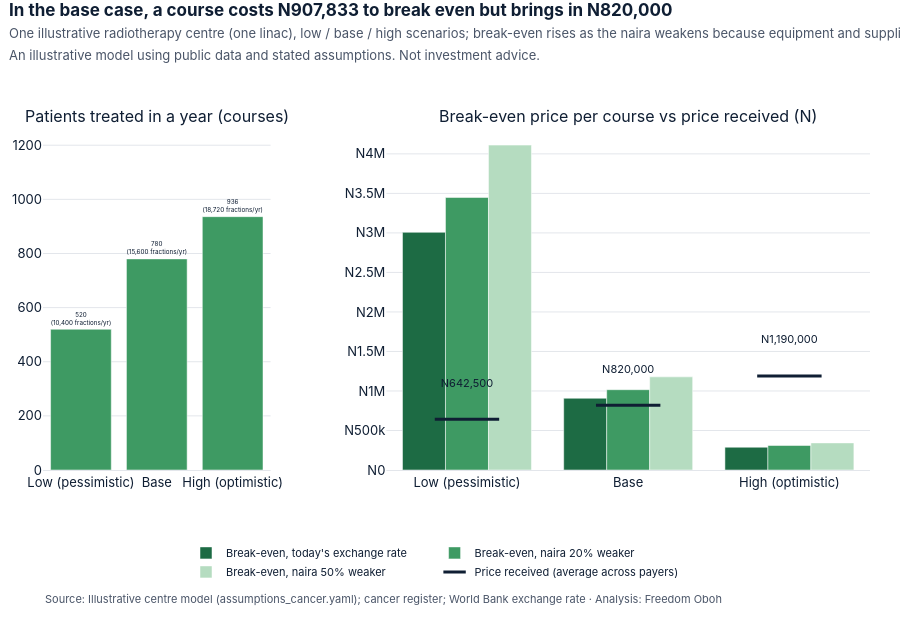

Source (notebook cell):
### Markdown cell above
## 5. Results: low / base / high, and a weaker naira

### Code cell
sc = pd.read_csv(P / "centre_model_cancer_scenarios.csv")
charts.centre_scenarios(sc).show()
b = sc[(sc.scenario == "base") & (sc.naira_shock == 0)].iloc[0]
print(f"Base case: {b.patients_treated:,.0f} patients a year ({b.sessions_per_year:,.0f} fractions), "
      f"{b.capacity_used:.0%} of slots used.")
print(f"Price received N{b.average_price_per_course_ngn:,.0f} a course; break-even N{b.breakeven_price_per_course_ngn:,.0f}.")
v = b.net_cash_per_year_ngn
print(f"Net cash a year: {'−' if v < 0 else ''}N{abs(v) / 1e6:,.0f}m; set-up capital N{b.setup_capital_ngn / 1e9:,.2f}bn.")

### Figure 1 — Plotly figure (JSON) as saved in the notebook; plotly's stock layout.template omitted (floating-point values rounded to 4 significant figures)
{"data": [{"cliponaxis": false, "hovertemplate": "%{x}: %{y:.0f} patients<extra></extra>", "marker": {"color": "#3E9A63"}, "showlegend": false, "text": ["520<br>(10,400 fractions/yr)", "780<br>(15,600 fractions/yr)", "936<br>(18,720 fractions/yr)"], "textposition": "outside", "type": "bar", "x": ["Low (pessimistic)", "Base", "High (optimistic)"], "xaxis": "x", "y": [520.0, 780.0, 936.0], "yaxis": "y"}, {"hovertemplate": "%{x}: N%{y:,.0f}<extra>Break-even, today's exchange rate</extra>", "marker": {"color": "#1D6B44"}, "name": "Break-even, today's exchange rate", "type": "bar", "x": ["Low (pessimistic)", "Base", "High (optimistic)"], "xaxis": "x2", "y": [3007000.0, 907800.0, 288300.0], "yaxis": "y2"}, {"hovertemplate": "%{x}: N%{y:,.0f}<extra>Break-even, naira 20% weaker</extra>", "marker": {"color": "#3E9A63"}, "name": "Break-even, naira 20% weaker", "type": "bar", "x": ["Low (pessimistic)", "Base", "High (optimistic)"], "xaxis": "x2", "y": [3449000.0, 1016000.0, 310200.0], "yaxis": "y2"}, {"hovertemplate": "%{x}: N%{y:,.0f}<extra>Break-even, naira 50% weaker</extra>", "marker": {"color": "#B5DCC0"}, "name": "Break-even, naira 50% weaker", "type": "bar", "x": ["Low (pessimistic)", "Base", "High (optimistic)"], "xaxis": "x2", "y": [4111000.0, 1178000.0, 343000.0], "yaxis": "y2"}, {"cliponaxis": false, "hovertemplate": "%{x}: N%{y:,.0f} received<extra></extra>", "marker": {"color": "#0F1E33", "line": {"width": 3}, "size": 46, "symbol": "line-ew-open"}, "mode": "markers+text", "name": "Price received (average across payers)", "text": ["N642,500", "N820,000", "N1,190,000"], "textfont": {"color": "#0F1E33", "size": 11}, "textposition": "top center", "type": "scatter", "x": ["Low (pessimistic)", "Base", "High (optimistic)"], "xaxis": "x2", "y": [642500.0, 820000.0, 1190000.0], "yaxis": "y2"}], "layout": {"annotations": [{"font": {"size": 16}, "showarrow": false, "text": "Patients treated in a year (courses)", "x": 0.1376, "xanchor": "center", "xref": "paper", "y": 1.0, "yanchor": "bottom", "yref": "paper"}, {"font": {"size": 16}, "showarrow": false, "text": "Break-even price per course vs price received (N)", "x": 0.7076, "xanchor": "center", "xref": "paper", "y": 1.0, "yanchor": "bottom", "yref": "paper"}, {"font": {"color": "#4A5568", "size": 11}, "showarrow": false, "text": "Source: Illustrative centre model (assumptions_cancer.yaml); cancer register; World Bank exchange rate · Analysis: Freedom Oboh", "x": 0, "xanchor": "left", "xref": "paper", "y": 0, "yanchor": "top", "yref": "paper", "yshift": -120}], "barmode": "group", "font": {"color": "#0F1E33", "family": "Inter, Segoe UI, Arial, sans-serif", "size": 13}, "height": 640, "hoverlabel": {"bgcolor": "white", "font": {"color": "#0F1E33"}}, "legend": {"font": {"size": 11}, "orientation": "h", "title": {}, "x": 0.25, "y": -0.2}, "margin": {"b": 170, "l": 20, "r": 30, "t": 128}, "paper_bgcolor": "white", "plot_bgcolor": "white", "showlegend": true, "title": {"font": {"size": 17}, "pad": {"t": 16}, "text": "<b>In the base case, a course costs N907,833 to break even but brings in N820,000</b><br><span style='font-size:13px;color:#4A5568'>One illustrative radiotherapy centre (one linac), low / base / high scenarios; break-even rises as the naira weakens because equipment and supplies are imported.<br>An illustrative model using public data and stated assumptions. Not investment advice.</span>", "x": 0.01, "xanchor": "left", "y": 1, "yanchor": "top", "yref": "container"}, "xaxis": {"anchor": "y", "automargin": true, "domain": [0.0, 0.2752], "gridcolor": "#E3E6EB", "linecolor": "#E3E6EB", "showgrid": false, "title": {"standoff": 10}, "zeroline": false}, "xaxis2": {"anchor": "y2", "automargin": true, "domain": [0.4152, 1.0], "gridcolor": "#E3E6EB", "linecolor": "#E3E6EB", "showgrid": false, "title": {"standoff": 10}, "zeroline": false}, "yaxis": {"anchor": "x", "automargin": true, "domain": [0.0, 1.0], "gridcolor": "#E3E6EB", "range": [0, 1264.0], "rangemode": "tozero", "showgrid": true, "title": {"standoff": 10}, "zeroline": false}, "yaxis2": {"anchor": "x2", "automargin": true, "domain": [0.0, 1.0], "gridcolor": "#E3E6EB", "rangemode": "tozero", "showgrid": true, "tickformat": "~s", "tickprefix": "N", "title": {"standoff": 10}, "zeroline": false}}}
